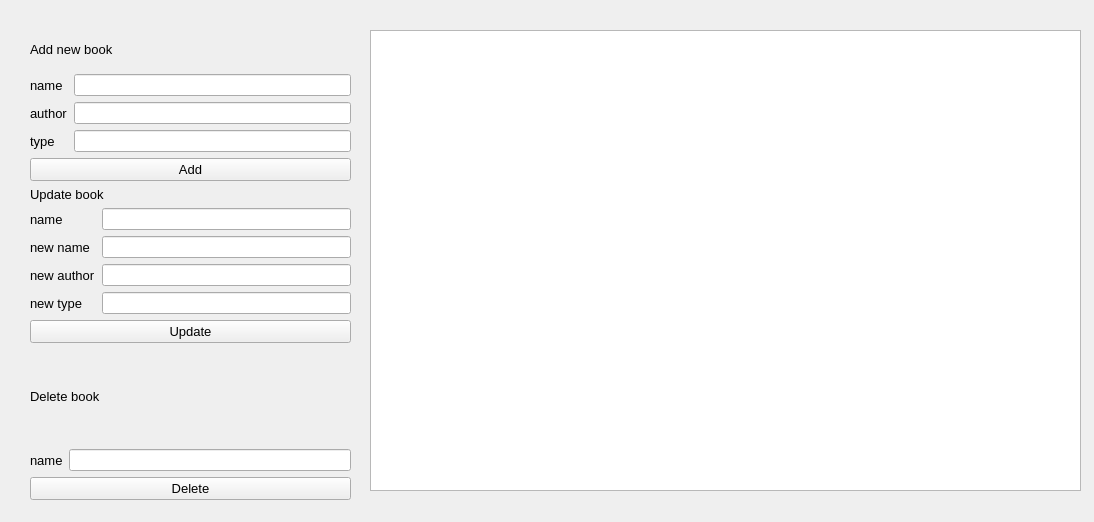
<?xml version="1.0" encoding="UTF-8"?>
<ui version="4.0">
 <class>manbook</class>
 <widget class="QWidget" name="manbook">
  <property name="geometry">
   <rect>
    <x>0</x>
    <y>0</y>
    <width>1094</width>
    <height>522</height>
   </rect>
  </property>
  <property name="windowTitle">
   <string>Form</string>
  </property>
  <widget class="QTableView" name="tableView">
   <property name="geometry">
    <rect>
     <x>370</x>
     <y>30</y>
     <width>711</width>
     <height>461</height>
    </rect>
   </property>
  </widget>
  <widget class="QWidget" name="">
   <property name="geometry">
    <rect>
     <x>30</x>
     <y>30</y>
     <width>321</width>
     <height>470</height>
    </rect>
   </property>
   <layout class="QVBoxLayout" name="verticalLayout_9">
    <item>
     <layout class="QVBoxLayout" name="verticalLayout_3">
      <item>
       <widget class="QLabel" name="label_4">
        <property name="font">
         <font>
          <pointsize>10</pointsize>
         </font>
        </property>
        <property name="text">
         <string>Add new book</string>
        </property>
       </widget>
      </item>
      <item>
       <layout class="QHBoxLayout" name="horizontalLayout">
        <item>
         <layout class="QVBoxLayout" name="verticalLayout_2">
          <item>
           <widget class="QLabel" name="label">
            <property name="font">
             <font>
              <pointsize>10</pointsize>
             </font>
            </property>
            <property name="text">
             <string>name</string>
            </property>
           </widget>
          </item>
          <item>
           <widget class="QLabel" name="label_2">
            <property name="font">
             <font>
              <pointsize>10</pointsize>
             </font>
            </property>
            <property name="text">
             <string>author</string>
            </property>
           </widget>
          </item>
          <item>
           <widget class="QLabel" name="label_3">
            <property name="font">
             <font>
              <pointsize>10</pointsize>
             </font>
            </property>
            <property name="text">
             <string>type</string>
            </property>
           </widget>
          </item>
         </layout>
        </item>
        <item>
         <layout class="QVBoxLayout" name="verticalLayout">
          <item>
           <widget class="QLineEdit" name="txtname"/>
          </item>
          <item>
           <widget class="QLineEdit" name="txtauthor"/>
          </item>
          <item>
           <widget class="QLineEdit" name="txttype"/>
          </item>
         </layout>
        </item>
       </layout>
      </item>
      <item>
       <widget class="QPushButton" name="btnAdd">
        <property name="font">
         <font>
          <pointsize>10</pointsize>
         </font>
        </property>
        <property name="text">
         <string>Add</string>
        </property>
       </widget>
      </item>
     </layout>
    </item>
    <item>
     <layout class="QVBoxLayout" name="verticalLayout_6">
      <item>
       <widget class="QLabel" name="label_9">
        <property name="font">
         <font>
          <pointsize>10</pointsize>
         </font>
        </property>
        <property name="text">
         <string>Update book</string>
        </property>
       </widget>
      </item>
      <item>
       <layout class="QHBoxLayout" name="horizontalLayout_2">
        <item>
         <layout class="QVBoxLayout" name="verticalLayout_5">
          <item>
           <widget class="QLabel" name="label_5">
            <property name="font">
             <font>
              <pointsize>10</pointsize>
             </font>
            </property>
            <property name="text">
             <string>name</string>
            </property>
           </widget>
          </item>
          <item>
           <widget class="QLabel" name="label_6">
            <property name="font">
             <font>
              <pointsize>10</pointsize>
             </font>
            </property>
            <property name="text">
             <string>new name</string>
            </property>
           </widget>
          </item>
          <item>
           <widget class="QLabel" name="label_7">
            <property name="font">
             <font>
              <pointsize>10</pointsize>
             </font>
            </property>
            <property name="text">
             <string>new author</string>
            </property>
           </widget>
          </item>
          <item>
           <widget class="QLabel" name="label_8">
            <property name="font">
             <font>
              <pointsize>10</pointsize>
             </font>
            </property>
            <property name="text">
             <string>new type</string>
            </property>
           </widget>
          </item>
         </layout>
        </item>
        <item>
         <layout class="QVBoxLayout" name="verticalLayout_4">
          <item>
           <widget class="QLineEdit" name="txtupdatename"/>
          </item>
          <item>
           <widget class="QLineEdit" name="txtnewname"/>
          </item>
          <item>
           <widget class="QLineEdit" name="txtnewauthor"/>
          </item>
          <item>
           <widget class="QLineEdit" name="txtnewtype"/>
          </item>
         </layout>
        </item>
       </layout>
      </item>
      <item>
       <widget class="QPushButton" name="btnupdate">
        <property name="font">
         <font>
          <pointsize>10</pointsize>
         </font>
        </property>
        <property name="text">
         <string>Update</string>
        </property>
       </widget>
      </item>
     </layout>
    </item>
    <item>
     <layout class="QVBoxLayout" name="verticalLayout_8">
      <item>
       <widget class="QLabel" name="label_11">
        <property name="font">
         <font>
          <pointsize>10</pointsize>
         </font>
        </property>
        <property name="text">
         <string>Delete book</string>
        </property>
       </widget>
      </item>
      <item>
       <layout class="QVBoxLayout" name="verticalLayout_7">
        <item>
         <layout class="QHBoxLayout" name="horizontalLayout_3">
          <item>
           <widget class="QLabel" name="label_10">
            <property name="font">
             <font>
              <pointsize>10</pointsize>
             </font>
            </property>
            <property name="text">
             <string>name</string>
            </property>
           </widget>
          </item>
          <item>
           <widget class="QLineEdit" name="txtdelname"/>
          </item>
         </layout>
        </item>
        <item>
         <widget class="QPushButton" name="btndelete">
          <property name="font">
           <font>
            <pointsize>10</pointsize>
           </font>
          </property>
          <property name="text">
           <string>Delete</string>
          </property>
         </widget>
        </item>
       </layout>
      </item>
     </layout>
    </item>
   </layout>
  </widget>
 </widget>
 <resources/>
 <connections/>
</ui>
